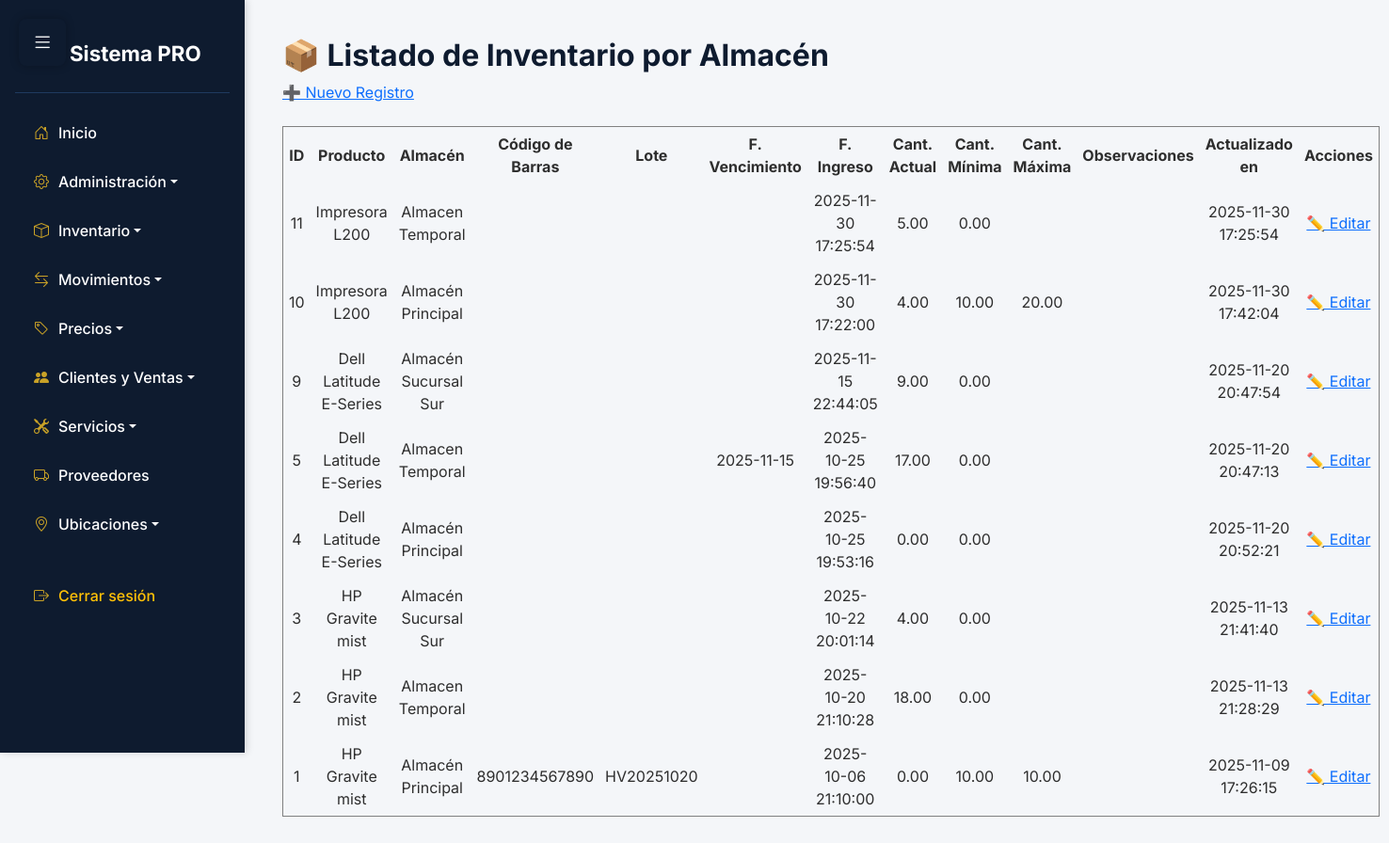
The app's page /app/vista/Inventario_Almacen/listar.php (signed in) with its own data.
### tables this page shows
CREATE TABLE `inventario_almacen` (
  `id` int NOT NULL,
  `producto_id` int NOT NULL,
  `almacen_id` int NOT NULL,
  `codigo_barras` varchar(100) DEFAULT NULL,
  `lote` varchar(50) DEFAULT NULL,
  `fecha_vencimiento` date DEFAULT NULL,
  `fecha_ingreso` datetime DEFAULT CURRENT_TIMESTAMP,
  `cantidad_actual` decimal(10,2) NOT NULL DEFAULT '0.00',
  `cantidad_minima` decimal(10,2) DEFAULT '0.00',
  `cantidad_maxima` decimal(10,2) DEFAULT NULL,
  `observaciones` varchar(255) DEFAULT NULL,
  `usuario_modificador_id` int DEFAULT NULL,
  `actualizado_en` datetime DEFAULT CURRENT_TIMESTAMP ON UPDATE CURRENT_TIMESTAMP
);

CREATE TABLE `productos` (
  `id` int NOT NULL,
  `codigo` varchar(50) NOT NULL,
  `nombre` varchar(200) NOT NULL,
  `descripcion` text,
  `categoria_id` int NOT NULL,
  `unidad_medida_id` int NOT NULL,
  `proveedor_id` int DEFAULT NULL,
  `peso` decimal(10,2) DEFAULT NULL COMMENT 'Peso en kilogramos',
  `imagen_url` varchar(255) DEFAULT NULL,
  `estado_id` int NOT NULL DEFAULT '1',
  `usuario_creador_id` int DEFAULT NULL,
  `usuario_modificador_id` int DEFAULT NULL,
  `creado_en` datetime DEFAULT CURRENT_TIMESTAMP,
  `actualizado_en` datetime DEFAULT CURRENT_TIMESTAMP ON UPDATE CURRENT_TIMESTAMP
);

CREATE TABLE `almacenes` (
  `id` int NOT NULL,
  `codigo` varchar(20) NOT NULL,
  `nombre` varchar(100) NOT NULL,
  `ubicacion` text,
  `descripcion` text,
  `responsable_usuario_id` int DEFAULT NULL,
  `estado_id` int NOT NULL DEFAULT '1',
  `usuario_creador_id` int DEFAULT NULL,
  `usuario_modificador_id` int DEFAULT NULL,
  `creado_en` datetime DEFAULT CURRENT_TIMESTAMP,
  `actualizado_en` datetime DEFAULT CURRENT_TIMESTAMP ON UPDATE CURRENT_TIMESTAMP
);

### app/Conexion/Conexion.php (called while the page is built)
<?php
class Conexion {
    private $conexion;
    private $host = 'localhost';
    private $dbName = 'aegis';
    private $username = 'root';
    private $password = '';
    public function __construct() {
        try {
            $this->conexion = new PDO(
                "mysql:host=$this->host;dbname=$this->dbName",
                $this->username,
                $this->password
            );
            $this->conexion->setAttribute(PDO::ATTR_ERRMODE, PDO::ERRMODE_EXCEPTION);
        } catch (PDOException $e) {
            die("Error de conexión: " . $e->getMessage());
        }
    }
    public function getConexion() {
        return $this->conexion;
    }
}
?>

### app/Controlador/InventarioAlmacenControlador.php (called while the page is built, shortened)
<?php
require_once __DIR__ . '/../Modelo/InventarioAlmacen.php';
class InventarioAlmacenControlador {
    private $modelo;
    public function __construct() {
        $this->modelo = new InventarioAlmacen();
    }
    public function listar() {
        return $this->modelo->listar();
    }
}

### app/Modelo/InventarioAlmacen.php (called while the page is built, shortened)
<?php
require_once __DIR__ . '/../Conexion/Conexion.php';
class InventarioAlmacen {
    private $conexion;
    public function __construct() {
        $this->conexion = new Conexion();
    }
    public function listar() {
        $sql = "SELECT ia.id,
                       p.nombre AS producto,
                       a.nombre AS almacen,
                       ia.codigo_barras,
                       ia.lote,
                       ia.fecha_vencimiento,
                       ia.fecha_ingreso,
                       ia.cantidad_actual,
                       ia.cantidad_minima,
                       ia.cantidad_maxima,
                       ia.observaciones,
                       ia.actualizado_en
                FROM inventario_almacen ia
                INNER JOIN productos p ON ia.producto_id = p.id
                INNER JOIN almacenes a ON ia.almacen_id = a.id
                ORDER BY ia.id DESC";
        $stmt = $this->conexion->getConexion()->prepare($sql);
        $stmt->execute();
        return $stmt->fetchAll(PDO::FETCH_ASSOC);
    }
}

### app/Vista/Inventario_Almacen/listar.php (the view, shortened to what this page needs)
<?php
require_once '../../Controlador/InventarioAlmacenControlador.php';
include '../../../includes/sidebar.php';
$controlador = new InventarioAlmacenControlador();
$inventario = $controlador->listar();
?>
<h2>📦 Listado de Inventario por Almacén</h2>
<a href="nuevo.php">➕ Nuevo Registro</a><br><br>
<?php if (empty($inventario)): ?>
    <p>No hay registros en el inventario.</p>
<?php else: ?>
    <table border="1" cellpadding="6" cellspacing="0" style="width:100%; text-align:center;">
        <thead>
            <tr>
                <th>ID</th>
                <th>Producto</th>
                <th>Almacén</th>
                <th>Código de Barras</th>
                <th>Lote</th>
                <th>F. Vencimiento</th>
                <th>F. Ingreso</th>
                <th>Cant. Actual</th>
                <th>Cant. Mínima</th>
                <th>Cant. Máxima</th>
                <th>Observaciones</th>
                <th>Actualizado en</th>
                <th>Acciones</th>
            </tr>
        </thead>
        <tbody>
            <?php foreach ($inventario as $i): ?>
                <tr>
                    <td><?= htmlspecialchars($i['id'] ?? '') ?></td>
                    <td><?= htmlspecialchars($i['producto'] ?? '') ?></td>
                    <td><?= htmlspecialchars($i['almacen'] ?? '') ?></td>
                    <td><?= htmlspecialchars($i['codigo_barras'] ?? '') ?></td>
                    <td><?= htmlspecialchars($i['lote'] ?? '') ?></td>
                    <td><?= htmlspecialchars($i['fecha_vencimiento'] ?? '') ?></td>
                    <td><?= htmlspecialchars($i['fecha_ingreso'] ?? '') ?></td>
                    <td><?= htmlspecialchars($i['cantidad_actual'] ?? '') ?></td>
                    <td><?= htmlspecialchars($i['cantidad_minima'] ?? '') ?></td>
                    <td><?= htmlspecialchars($i['cantidad_maxima'] ?? '') ?></td>
                    <td><?= htmlspecialchars($i['observaciones'] ?? '') ?></td>
                    <td><?= htmlspecialchars($i['actualizado_en'] ?? '') ?></td>
                    <td>
                        <a href="editar.php?id=<?= $i['id'] ?>">✏️ Editar</a>
                    </td>
                </tr>
            <?php endforeach; ?>
        </tbody>
    </table>
<?php endif; ?>

### includes/sidebar.php (style rules this page uses)
:root { --sidebar-bg: #0e1b2f; --sidebar-hover: #1f3a5f; --accent-gold: #c9a227; --body-bg: #f4f6f9; --text-light: #ffffff; --text-dark: #2e2e2e; }
body { font-family: 'Inter', sans-serif; background-color: var(--body-bg); color: var(--text-dark); margin: 0; padding: 0; }
h1, h2, h3 { color: var(--sidebar-bg); font-weight: 700; }

### records on screen
inventario_almacen: id "11", producto.nombre "Impresora L200", almacen.nombre "Almacen Temporal", fecha_ingreso "2025-11-30 17:25:54", cantidad_actual "5.00", cantidad_minima "0.00", actualizado_en "2025-11-30 17:25:54"
inventario_almacen: id "10", producto.nombre "Impresora L200", almacen.nombre "Almacén Principal", fecha_ingreso "2025-11-30 17:22:00", cantidad_actual "4.00", cantidad_minima "10.00", cantidad_maxima "20.00", actualizado_en "2025-11-30 17:42:04"
inventario_almacen: id "9", producto.nombre "Dell Latitude E-Series", almacen.nombre "Almacén Sucursal Sur", fecha_ingreso "2025-11-15 22:44:05", cantidad_actual "9.00", cantidad_minima "0.00", actualizado_en "2025-11-20 20:47:54"
inventario_almacen: id "5", producto.nombre "Dell Latitude E-Series", almacen.nombre "Almacen Temporal", fecha_vencimiento "2025-11-15", fecha_ingreso "2025-10-25 19:56:40", cantidad_actual "17.00", cantidad_minima "0.00", actualizado_en "2025-11-20 20:47:13"
inventario_almacen: id "4", producto.nombre "Dell Latitude E-Series", almacen.nombre "Almacén Principal", fecha_ingreso "2025-10-25 19:53:16", cantidad_actual "0.00", cantidad_minima "0.00", actualizado_en "2025-11-20 20:52:21"
inventario_almacen: id "3", producto.nombre "HP Gravite mist", almacen.nombre "Almacén Sucursal Sur", fecha_ingreso "2025-10-22 20:01:14", cantidad_actual "4.00", cantidad_minima "0.00", actualizado_en "2025-11-13 21:41:40"
inventario_almacen: id "2", producto.nombre "HP Gravite mist", almacen.nombre "Almacen Temporal", fecha_ingreso "2025-10-20 21:10:28", cantidad_actual "18.00", cantidad_minima "0.00", actualizado_en "2025-11-13 21:28:29"
inventario_almacen: id "1", producto.nombre "HP Gravite mist", almacen.nombre "Almacén Principal", codigo_barras "8901234567890", lote "HV20251020", fecha_ingreso "2025-10-06 21:10:00", cantidad_actual "0.00", cantidad_minima "10.00", cantidad_maxima "10.00", actualizado_en "2025-11-09 17:26:15"
